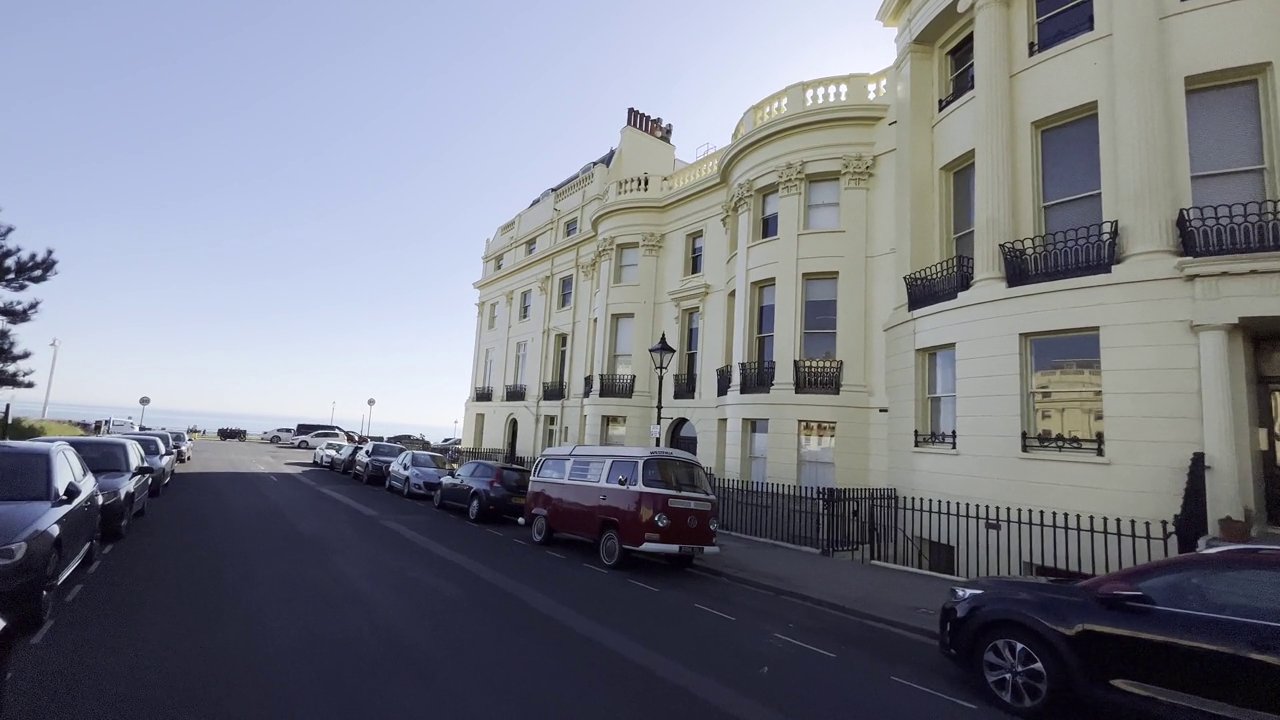
%> input picture out90.png, 1280 x 720 px
$ octave sift_descriptor.m   (GNU Octave 9; MATLAB toolbox functions it lacks are replaced by stand-ins)
%> lines starting %> are read from the running program, lines starting %| are printed output that depends on the picture
format long

f=imread('out90.png');
%> f is the input picture: size 720x1280x3 uint8; mean R, G, B 120.9, 123.6, 134.1
% Change sigma for different standard deviations e.g. 0.25, 0.5, 0.75 etc.
sigma = 0.5

w2 = fspecial('log',[3 3], sigma);

% % Returns a rotationally symmetric Laplacian of Gaussian filter of size hsize with standard deviation sigma

filtered_img2=imfilter(f,w2,'replicate');
figure
imshow(filtered_img2);


% Detect scale invariant feature transform (SIFT) features and return SIFTPoints object
f2= rgb2gray(f);
filtered_img2 = rgb2gray(filtered_img2);
%> filtered_img2: size 720x1280 uint8
points = detectSIFTFeatures(f2);
%> points = 3269 points; strongest (x, y): (357, 439), (357, 439), (65, 498), (191, 441), (73, 493)
points_2 = detectSIFTFeatures(filtered_img2);
%> points_2 = 1351 points; strongest (x, y): (664, 335), (664, 335), (189, 459), (940, 502), (940, 502)

% Overlay most salient features on
figure
imshow(f);
hold on;
plot(points.selectStrongest(200));

% Overlay 200 most salient features on filtered image
figure
imshow(filtered_img2);
hold on;
plot(points_2.selectStrongest(200));
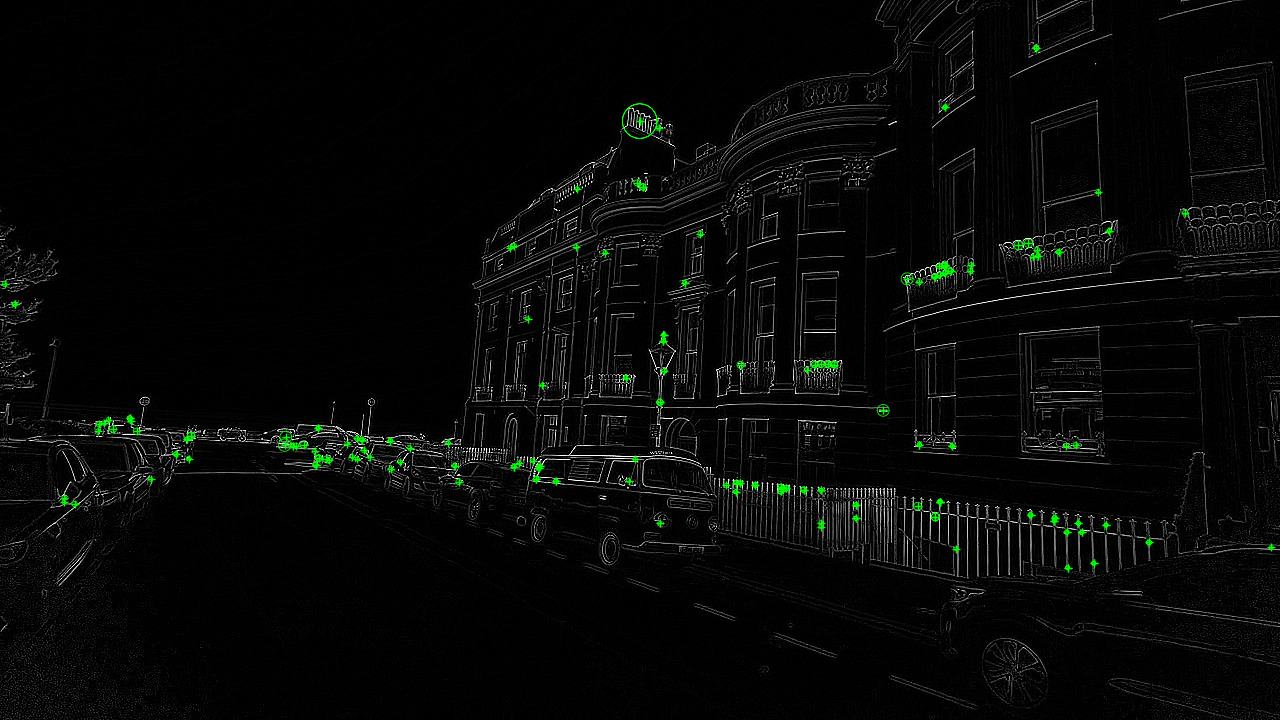
%> figure redrawn from the program's plot data

% Feature Matching Diagram Example

out93 = imread("out93.png");
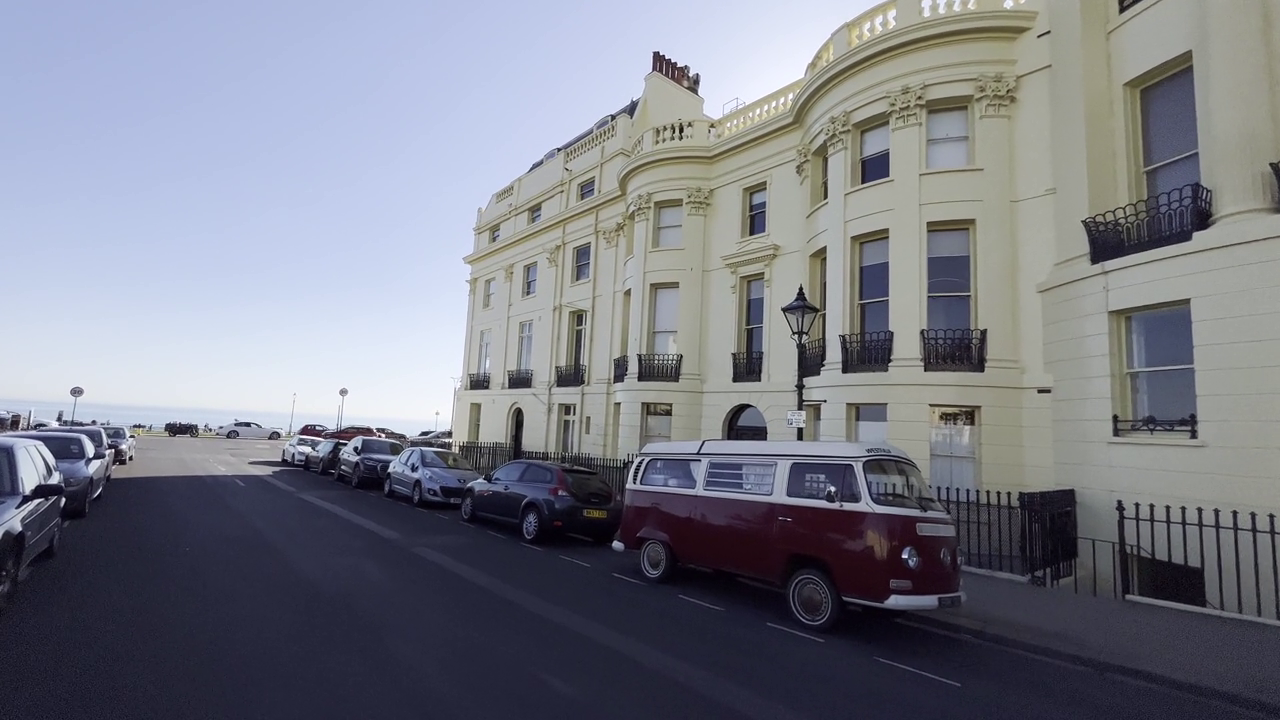
%> input picture out93.png, 1280 x 720 px
%> out93 is the input picture: size 720x1280x3 uint8; mean R, G, B 122.6, 124.8, 135.2
out94 = imread("out94.png");
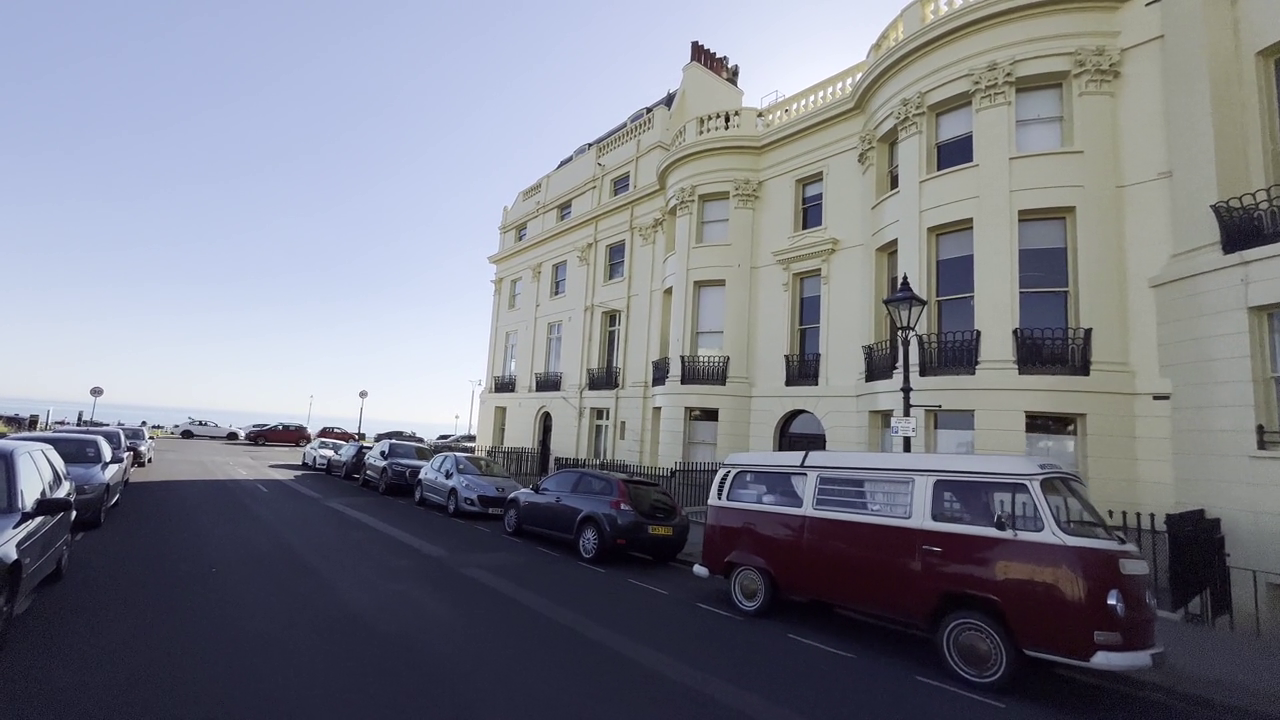
%> input picture out94.png, 1280 x 720 px
%> out94 is the input picture: size 720x1280x3 uint8; mean R, G, B 122.9, 124.8, 135.3
out93gray = rgb2gray(out93);
out94gray = rgb2gray(out94);
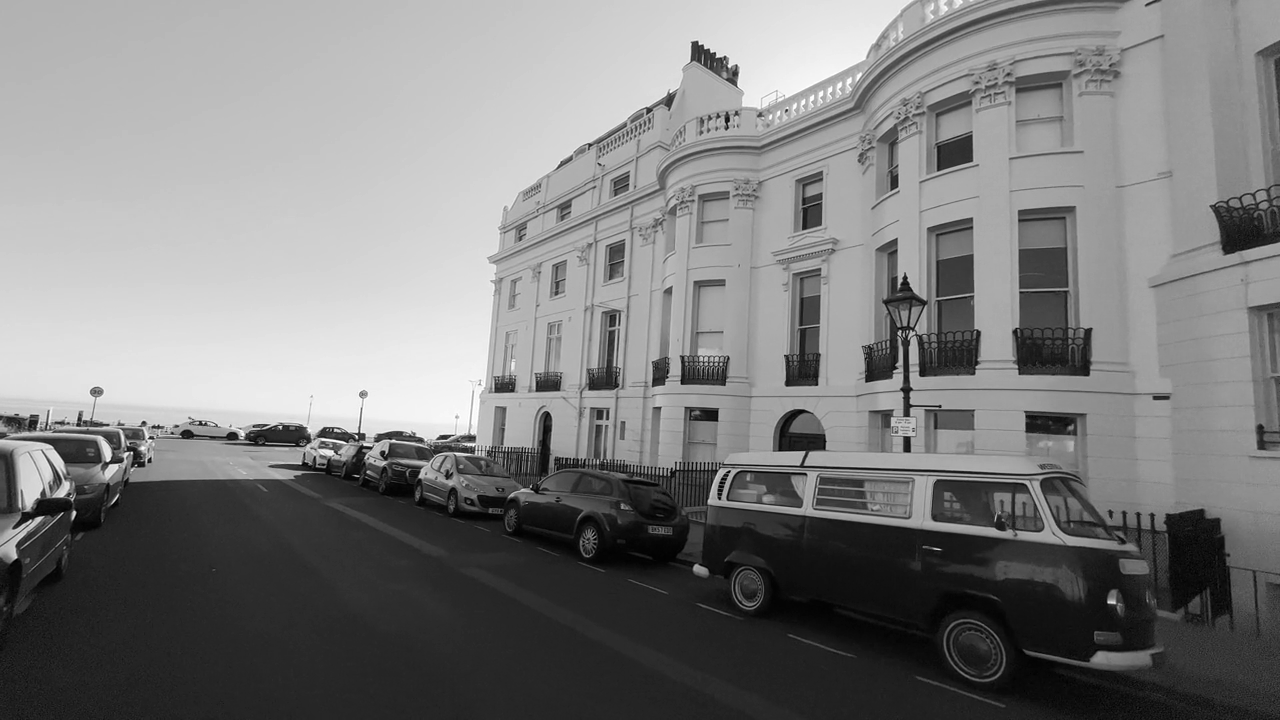
%> out94gray: size 720x1280 uint8; min 0, max 255, mean 125.4

% RANSAC feature matching

%> (the run ends here)
